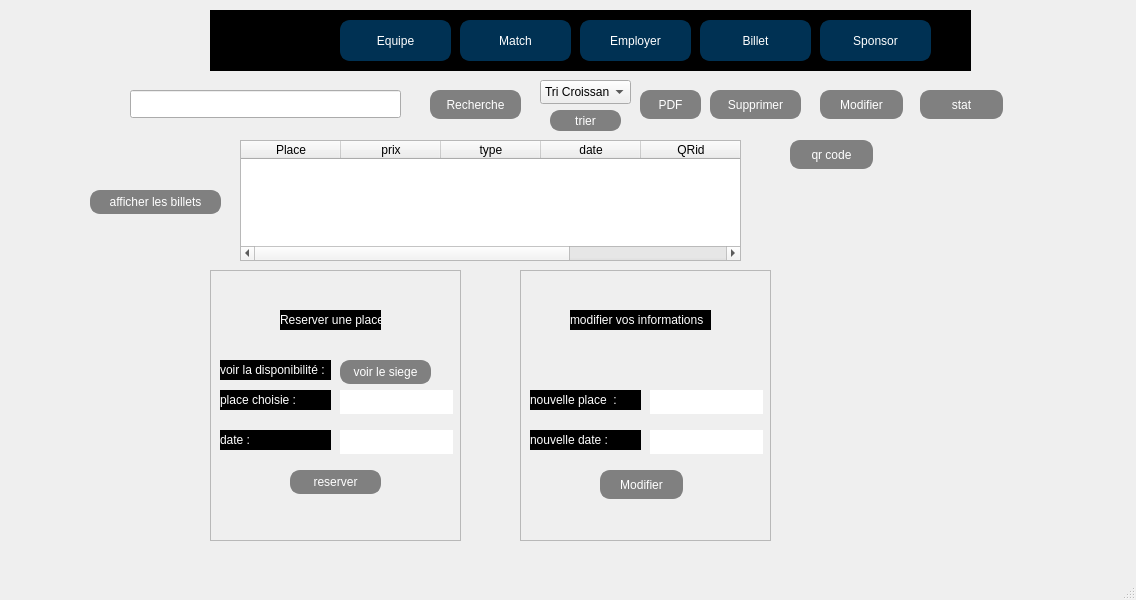
<?xml version="1.0" encoding="UTF-8"?>
<ui version="4.0">
 <class>gs_billet</class>
 <widget class="QMainWindow" name="gs_billet">
  <property name="geometry">
   <rect>
    <x>0</x>
    <y>0</y>
    <width>1136</width>
    <height>600</height>
   </rect>
  </property>
  <property name="windowTitle">
   <string>MainWindow</string>
  </property>
  <widget class="QWidget" name="centralwidget">
   <widget class="QFrame" name="frame">
    <property name="geometry">
     <rect>
      <x>210</x>
      <y>10</y>
      <width>761</width>
      <height>61</height>
     </rect>
    </property>
    <property name="frameShape">
     <enum>QFrame::Shape::StyledPanel</enum>
    </property>
    <property name="frameShadow">
     <enum>QFrame::Shadow::Raised</enum>
    </property>
    <widget class="QPushButton" name="pushButton_4">
     <property name="geometry">
      <rect>
       <x>610</x>
       <y>10</y>
       <width>111</width>
       <height>41</height>
      </rect>
     </property>
     <property name="styleSheet">
      <string notr="true">QPushButton {
    border: 2px solid #003153;   /* Prussian Blue border */
    border-radius: 10px;         /* Round the corners */
    padding: 0 8px;              /* Padding inside the button */
    background: #003153;         /* Prussian Blue background */
    color: white;                /* White text color */
}

QPushButton:hover {
    background-color: #001f33; /* Darker Prussian blue on hover */
}

</string>
     </property>
     <property name="text">
      <string>Sponsor</string>
     </property>
    </widget>
    <widget class="QPushButton" name="pushButton_9">
     <property name="geometry">
      <rect>
       <x>490</x>
       <y>10</y>
       <width>111</width>
       <height>41</height>
      </rect>
     </property>
     <property name="styleSheet">
      <string notr="true">QPushButton {
    border: 2px solid #003153;   /* Prussian Blue border */
    border-radius: 10px;         /* Round the corners */
    padding: 0 8px;              /* Padding inside the button */
    background: #003153;         /* Prussian Blue background */
    color: white;                /* White text color */
}

QPushButton:hover {
    background-color: #001f33; /* Darker Prussian blue on hover */
}
</string>
     </property>
     <property name="text">
      <string>Billet</string>
     </property>
    </widget>
    <widget class="QPushButton" name="pushButton_10">
     <property name="geometry">
      <rect>
       <x>370</x>
       <y>10</y>
       <width>111</width>
       <height>41</height>
      </rect>
     </property>
     <property name="styleSheet">
      <string notr="true">QPushButton {
    border: 2px solid #003153;   /* Prussian Blue border */
    border-radius: 10px;         /* Round the corners */
    padding: 0 8px;              /* Padding inside the button */
    background: #003153;         /* Prussian Blue background */
    color: white;                /* White text color */
}

QPushButton:hover {
    background-color: #001f33; /* Darker Prussian blue on hover */
}
</string>
     </property>
     <property name="text">
      <string>Employer</string>
     </property>
    </widget>
    <widget class="QPushButton" name="matchpass">
     <property name="geometry">
      <rect>
       <x>250</x>
       <y>10</y>
       <width>111</width>
       <height>41</height>
      </rect>
     </property>
     <property name="styleSheet">
      <string notr="true">QPushButton {
    border: 2px solid #003153;   /* Prussian Blue border */
    border-radius: 10px;         /* Round the corners */
    padding: 0 8px;              /* Padding inside the button */
    background: #003153;         /* Prussian Blue background */
    color: white;                /* White text color */
}

QPushButton:hover {
    background-color: #001f33; /* Darker Prussian blue on hover */
}
</string>
     </property>
     <property name="text">
      <string>Match</string>
     </property>
    </widget>
    <widget class="QPushButton" name="equipepass">
     <property name="geometry">
      <rect>
       <x>130</x>
       <y>10</y>
       <width>111</width>
       <height>41</height>
      </rect>
     </property>
     <property name="styleSheet">
      <string notr="true">QPushButton {
    border: 2px solid #003153;   /* Prussian Blue border */
    border-radius: 10px;         /* Round the corners */
    padding: 0 8px;              /* Padding inside the button */
    background: #003153;         /* Prussian Blue background */
    color: white;                /* White text color */
}

QPushButton:hover {
    background-color: #001f33; /* Darker Prussian blue on hover */
}
</string>
     </property>
     <property name="text">
      <string>Equipe</string>
     </property>
    </widget>
    <widget class="QLabel" name="label_pic2">
     <property name="geometry">
      <rect>
       <x>-140</x>
       <y>-10</y>
       <width>901</width>
       <height>81</height>
      </rect>
     </property>
     <property name="styleSheet">
      <string notr="true">QLabel {
    background-color: #000000;
    color: #FFFFFF;
}
</string>
     </property>
     <property name="text">
      <string/>
     </property>
    </widget>
    <widget class="QLabel" name="ball">
     <property name="geometry">
      <rect>
       <x>20</x>
       <y>-10</y>
       <width>81</width>
       <height>71</height>
      </rect>
     </property>
     <property name="text">
      <string/>
     </property>
     <property name="pixmap">
      <pixmap>123-removebg-preview.png</pixmap>
     </property>
     <property name="scaledContents">
      <bool>true</bool>
     </property>
    </widget>
    <zorder>label_pic2</zorder>
    <zorder>pushButton_4</zorder>
    <zorder>pushButton_9</zorder>
    <zorder>pushButton_10</zorder>
    <zorder>matchpass</zorder>
    <zorder>equipepass</zorder>
    <zorder>ball</zorder>
   </widget>
   <widget class="QTableWidget" name="tableWidget">
    <property name="geometry">
     <rect>
      <x>240</x>
      <y>140</y>
      <width>501</width>
      <height>121</height>
     </rect>
    </property>
    <property name="maximumSize">
     <size>
      <width>763</width>
      <height>16777215</height>
     </size>
    </property>
    <property name="styleSheet">
     <string notr="true">QTableWidget {
}

</string>
    </property>
    <column>
     <property name="text">
      <string>Place</string>
     </property>
    </column>
    <column>
     <property name="text">
      <string>prix</string>
     </property>
    </column>
    <column>
     <property name="text">
      <string>type</string>
     </property>
    </column>
    <column>
     <property name="text">
      <string>date</string>
     </property>
    </column>
    <column>
     <property name="text">
      <string>QRid</string>
     </property>
    </column>
    <column>
     <property name="text">
      <string>idmatch_b</string>
     </property>
    </column>
   </widget>
   <widget class="QPushButton" name="sup">
    <property name="geometry">
     <rect>
      <x>710</x>
      <y>90</y>
      <width>91</width>
      <height>29</height>
     </rect>
    </property>
    <property name="styleSheet">
     <string notr="true">QPushButton {
    border: 2px solid #808080;   /* Grey border */
    border-radius: 10px;         /* Round the corners */
    padding: 0 8px;              /* Padding inside the button */
    background: #808080;         /* Grey background */
    color: white;                /* White text color */
}

QPushButton:hover {
    background-color: #505050;   /* Darker grey on hover */
}

</string>
    </property>
    <property name="text">
     <string>Supprimer</string>
    </property>
   </widget>
   <widget class="QLineEdit" name="bi">
    <property name="geometry">
     <rect>
      <x>130</x>
      <y>90</y>
      <width>271</width>
      <height>28</height>
     </rect>
    </property>
   </widget>
   <widget class="QPushButton" name="cherch">
    <property name="geometry">
     <rect>
      <x>430</x>
      <y>90</y>
      <width>91</width>
      <height>29</height>
     </rect>
    </property>
    <property name="styleSheet">
     <string notr="true">QPushButton {
    border: 2px solid #808080;   /* Grey border */
    border-radius: 10px;         /* Round the corners */
    padding: 0 8px;              /* Padding inside the button */
    background: #808080;         /* Grey background */
    color: white;                /* White text color */
}

QPushButton:hover {
    background-color: #505050;   /* Darker grey on hover */
}
</string>
    </property>
    <property name="text">
     <string>Recherche</string>
    </property>
   </widget>
   <widget class="QPushButton" name="pdf">
    <property name="geometry">
     <rect>
      <x>640</x>
      <y>90</y>
      <width>61</width>
      <height>29</height>
     </rect>
    </property>
    <property name="styleSheet">
     <string notr="true">QPushButton {
    border: 2px solid #808080;   /* Grey border */
    border-radius: 10px;         /* Round the corners */
    padding: 0 8px;              /* Padding inside the button */
    background: #808080;         /* Grey background */
    color: white;                /* White text color */
}

QPushButton:hover {
    background-color: #505050;   /* Darker grey on hover */
}
</string>
    </property>
    <property name="text">
     <string>PDF</string>
    </property>
   </widget>
   <widget class="QFrame" name="Mailing_5">
    <property name="geometry">
     <rect>
      <x>210</x>
      <y>270</y>
      <width>251</width>
      <height>271</height>
     </rect>
    </property>
    <property name="autoFillBackground">
     <bool>true</bool>
    </property>
    <property name="styleSheet">
     <string notr="true">QLabel {
    background-color: #000000;
    color: #FFFFFF;
}
</string>
    </property>
    <property name="frameShape">
     <enum>QFrame::Shape::StyledPanel</enum>
    </property>
    <property name="frameShadow">
     <enum>QFrame::Shadow::Raised</enum>
    </property>
    <widget class="QLabel" name="label_38">
     <property name="geometry">
      <rect>
       <x>70</x>
       <y>40</y>
       <width>101</width>
       <height>20</height>
      </rect>
     </property>
     <property name="text">
      <string>Reserver une place</string>
     </property>
    </widget>
    <widget class="QPushButton" name="siege">
     <property name="geometry">
      <rect>
       <x>130</x>
       <y>90</y>
       <width>91</width>
       <height>24</height>
      </rect>
     </property>
     <property name="styleSheet">
      <string notr="true">QPushButton {
    border: 2px solid #808080;   /* Grey border */
    border-radius: 10px;         /* Round the corners */
    padding: 0 8px;              /* Padding inside the button */
    background: #808080;         /* Grey background */
    color: white;                /* White text color */
}

QPushButton:hover {
    background-color: #505050;   /* Darker grey on hover */
}

</string>
     </property>
     <property name="text">
      <string>voir le siege</string>
     </property>
    </widget>
    <widget class="QLabel" name="label_39">
     <property name="geometry">
      <rect>
       <x>10</x>
       <y>90</y>
       <width>111</width>
       <height>20</height>
      </rect>
     </property>
     <property name="text">
      <string>voir la disponibilité :</string>
     </property>
    </widget>
    <widget class="QLabel" name="label_40">
     <property name="geometry">
      <rect>
       <x>10</x>
       <y>120</y>
       <width>111</width>
       <height>20</height>
      </rect>
     </property>
     <property name="text">
      <string>place choisie :</string>
     </property>
    </widget>
    <widget class="QLineEdit" name="p1">
     <property name="geometry">
      <rect>
       <x>130</x>
       <y>120</y>
       <width>113</width>
       <height>24</height>
      </rect>
     </property>
     <property name="styleSheet">
      <string notr="true">QLineEdit {
    border: 2px solid white;
    padding: 5px;
}
</string>
     </property>
    </widget>
    <widget class="QPushButton" name="res">
     <property name="geometry">
      <rect>
       <x>80</x>
       <y>200</y>
       <width>91</width>
       <height>24</height>
      </rect>
     </property>
     <property name="styleSheet">
      <string notr="true">QPushButton {
    border: 2px solid #808080;   /* Grey border */
    border-radius: 10px;         /* Round the corners */
    padding: 0 8px;              /* Padding inside the button */
    background: #808080;         /* Grey background */
    color: white;                /* White text color */
}

QPushButton:hover {
    background-color: #505050;   /* Darker grey on hover */
}

</string>
     </property>
     <property name="text">
      <string>reserver</string>
     </property>
    </widget>
    <widget class="QLabel" name="label_41">
     <property name="geometry">
      <rect>
       <x>10</x>
       <y>160</y>
       <width>111</width>
       <height>20</height>
      </rect>
     </property>
     <property name="text">
      <string>date :</string>
     </property>
    </widget>
    <widget class="QLineEdit" name="d1">
     <property name="geometry">
      <rect>
       <x>130</x>
       <y>160</y>
       <width>113</width>
       <height>24</height>
      </rect>
     </property>
     <property name="styleSheet">
      <string notr="true">QLineEdit {
    border: 2px solid white;
    padding: 5px;
}
</string>
     </property>
    </widget>
   </widget>
   <widget class="QFrame" name="Mailing_6">
    <property name="geometry">
     <rect>
      <x>520</x>
      <y>270</y>
      <width>251</width>
      <height>271</height>
     </rect>
    </property>
    <property name="autoFillBackground">
     <bool>true</bool>
    </property>
    <property name="styleSheet">
     <string notr="true">QLabel {
    background-color: #000000;
    color: #FFFFFF;
}
</string>
    </property>
    <property name="frameShape">
     <enum>QFrame::Shape::StyledPanel</enum>
    </property>
    <property name="frameShadow">
     <enum>QFrame::Shadow::Raised</enum>
    </property>
    <widget class="QLabel" name="label_42">
     <property name="geometry">
      <rect>
       <x>50</x>
       <y>40</y>
       <width>141</width>
       <height>20</height>
      </rect>
     </property>
     <property name="text">
      <string>modifier vos informations</string>
     </property>
    </widget>
    <widget class="QLabel" name="label_44">
     <property name="geometry">
      <rect>
       <x>10</x>
       <y>120</y>
       <width>111</width>
       <height>20</height>
      </rect>
     </property>
     <property name="text">
      <string>nouvelle place  :</string>
     </property>
    </widget>
    <widget class="QLineEdit" name="p2">
     <property name="geometry">
      <rect>
       <x>130</x>
       <y>120</y>
       <width>113</width>
       <height>24</height>
      </rect>
     </property>
     <property name="styleSheet">
      <string notr="true">QLineEdit {
    border: 2px solid white;
    padding: 5px;
}
</string>
     </property>
    </widget>
    <widget class="QLabel" name="label_45">
     <property name="geometry">
      <rect>
       <x>10</x>
       <y>160</y>
       <width>111</width>
       <height>20</height>
      </rect>
     </property>
     <property name="text">
      <string>nouvelle date :</string>
     </property>
    </widget>
    <widget class="QLineEdit" name="d2">
     <property name="geometry">
      <rect>
       <x>130</x>
       <y>160</y>
       <width>113</width>
       <height>24</height>
      </rect>
     </property>
     <property name="styleSheet">
      <string notr="true">QLineEdit {
    border: 2px solid white;
    padding: 5px;
}
</string>
     </property>
    </widget>
    <widget class="QPushButton" name="res2">
     <property name="geometry">
      <rect>
       <x>80</x>
       <y>200</y>
       <width>83</width>
       <height>29</height>
      </rect>
     </property>
     <property name="styleSheet">
      <string notr="true">QPushButton {
    border: 2px solid #808080;   /* Grey border */
    border-radius: 10px;         /* Round the corners */
    padding: 0 8px;              /* Padding inside the button */
    background: #808080;         /* Grey background */
    color: white;                /* White text color */
}

QPushButton:hover {
    background-color: #505050;   /* Darker grey on hover */
}
</string>
     </property>
     <property name="text">
      <string>Modifier</string>
     </property>
    </widget>
   </widget>
   <widget class="QPushButton" name="modif">
    <property name="geometry">
     <rect>
      <x>820</x>
      <y>90</y>
      <width>83</width>
      <height>29</height>
     </rect>
    </property>
    <property name="styleSheet">
     <string notr="true">QPushButton {
    border: 2px solid #808080;   /* Grey border */
    border-radius: 10px;         /* Round the corners */
    padding: 0 8px;              /* Padding inside the button */
    background: #808080;         /* Grey background */
    color: white;                /* White text color */
}

QPushButton:hover {
    background-color: #505050;   /* Darker grey on hover */
}
</string>
    </property>
    <property name="text">
     <string>Modifier</string>
    </property>
   </widget>
   <widget class="QPushButton" name="aff">
    <property name="geometry">
     <rect>
      <x>90</x>
      <y>190</y>
      <width>131</width>
      <height>24</height>
     </rect>
    </property>
    <property name="styleSheet">
     <string notr="true">QPushButton {
    border: 2px solid #808080;   /* Grey border */
    border-radius: 10px;         /* Round the corners */
    padding: 0 8px;              /* Padding inside the button */
    background: #808080;         /* Grey background */
    color: white;                /* White text color */
}

QPushButton:hover {
    background-color: #505050;   /* Darker grey on hover */
}

</string>
    </property>
    <property name="text">
     <string>afficher les billets</string>
    </property>
   </widget>
   <widget class="QComboBox" name="tri">
    <property name="geometry">
     <rect>
      <x>540</x>
      <y>80</y>
      <width>91</width>
      <height>24</height>
     </rect>
    </property>
    <item>
     <property name="text">
      <string>Tri Croissant</string>
     </property>
    </item>
    <item>
     <property name="text">
      <string>Tri Décroissant</string>
     </property>
    </item>
   </widget>
   <widget class="QPushButton" name="confirm">
    <property name="geometry">
     <rect>
      <x>550</x>
      <y>110</y>
      <width>71</width>
      <height>21</height>
     </rect>
    </property>
    <property name="styleSheet">
     <string notr="true">QPushButton {
    border: 2px solid #808080;   /* Grey border */
    border-radius: 10px;         /* Round the corners */
    padding: 0 8px;              /* Padding inside the button */
    background: #808080;         /* Grey background */
    color: white;                /* White text color */
}

QPushButton:hover {
    background-color: #505050;   /* Darker grey on hover */
}
</string>
    </property>
    <property name="text">
     <string>trier</string>
    </property>
   </widget>
   <widget class="QPushButton" name="stat">
    <property name="geometry">
     <rect>
      <x>920</x>
      <y>90</y>
      <width>83</width>
      <height>29</height>
     </rect>
    </property>
    <property name="styleSheet">
     <string notr="true">QPushButton {
    border: 2px solid #808080;   /* Grey border */
    border-radius: 10px;         /* Round the corners */
    padding: 0 8px;              /* Padding inside the button */
    background: #808080;         /* Grey background */
    color: white;                /* White text color */
}

QPushButton:hover {
    background-color: #505050;   /* Darker grey on hover */
}
</string>
    </property>
    <property name="text">
     <string>stat</string>
    </property>
   </widget>
   <widget class="QPushButton" name="generate">
    <property name="geometry">
     <rect>
      <x>790</x>
      <y>140</y>
      <width>83</width>
      <height>29</height>
     </rect>
    </property>
    <property name="styleSheet">
     <string notr="true">QPushButton {
    border: 2px solid #808080;   /* Grey border */
    border-radius: 10px;         /* Round the corners */
    padding: 0 8px;              /* Padding inside the button */
    background: #808080;         /* Grey background */
    color: white;                /* White text color */
}

QPushButton:hover {
    background-color: #505050;   /* Darker grey on hover */
}
</string>
    </property>
    <property name="text">
     <string>qr code</string>
    </property>
   </widget>
   <widget class="QLabel" name="label_pic">
    <property name="geometry">
     <rect>
      <x>0</x>
      <y>-40</y>
      <width>1141</width>
      <height>621</height>
     </rect>
    </property>
    <property name="text">
     <string/>
    </property>
    <property name="pixmap">
     <pixmap>stad.jpg</pixmap>
    </property>
    <property name="scaledContents">
     <bool>true</bool>
    </property>
   </widget>
   <zorder>label_pic</zorder>
   <zorder>frame</zorder>
   <zorder>tableWidget</zorder>
   <zorder>sup</zorder>
   <zorder>bi</zorder>
   <zorder>cherch</zorder>
   <zorder>pdf</zorder>
   <zorder>Mailing_5</zorder>
   <zorder>Mailing_6</zorder>
   <zorder>modif</zorder>
   <zorder>aff</zorder>
   <zorder>tri</zorder>
   <zorder>confirm</zorder>
   <zorder>stat</zorder>
   <zorder>generate</zorder>
  </widget>
  <widget class="QMenuBar" name="menubar">
   <property name="geometry">
    <rect>
     <x>0</x>
     <y>0</y>
     <width>1136</width>
     <height>25</height>
    </rect>
   </property>
  </widget>
  <widget class="QStatusBar" name="statusbar"/>
 </widget>
 <resources/>
 <connections/>
</ui>
